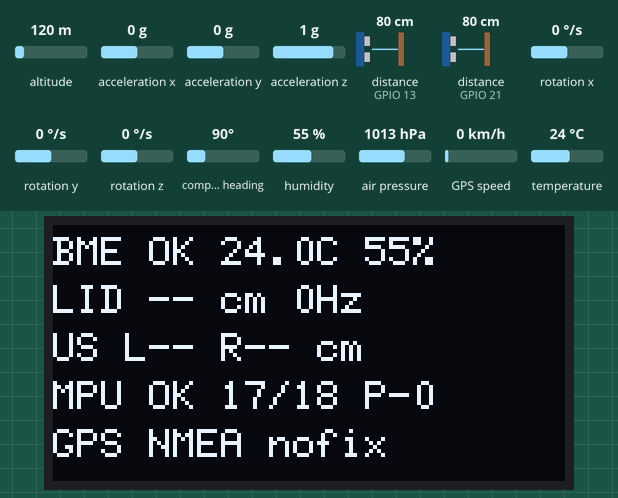
The sketch below on a simulated ESP32-S3. On the bench: 128×64 one-colour display. Wiring (inferred from the names in the program): 2 × ultrasonic range finder: trigger GPIO 7, echo GPIO 13 / trigger GPIO 47, echo GPIO 21. The inputs (shaded band) are chosen by the test bench; at power-on: distance to the obstacle (sensors on GPIO 13, GPIO 21) 80 cm, humidity 55 %, temperature 24 °C, acceleration x 0 g, altitude 120 m, acceleration y 0 g, acceleration z 1 g, rotation x 0 °/s, rotation y 0 °/s, rotation z 0 °/s, compass heading 90°, air pressure 1013 hPa, GPS speed 0 km/h. The echo pulse lasts 58.3 µs per cm; the GPS gets a fix after 3 s at 37.7749, -122.4194 with 8 satellites; what the sketch prints to the serial monitor is not drawn.

Above: at 3.0 s.
3.1 s: distance to the obstacle (sensor on GPIO 13) set to 2 cm
At 5.1 s:
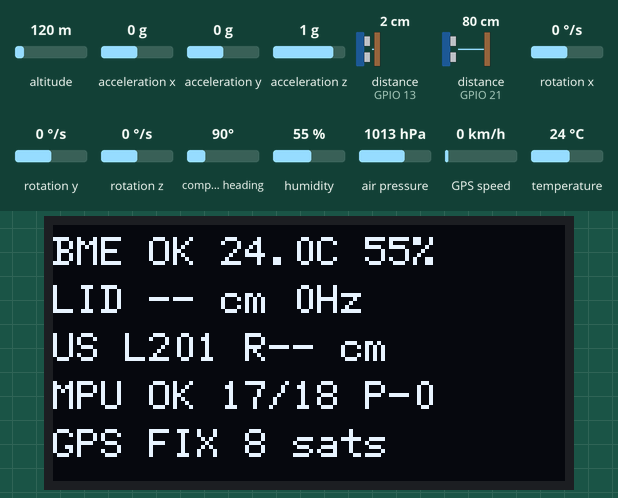
5.4 s: distance to the obstacle (sensor on GPIO 21) set to 2 cm
At 6.8 s:
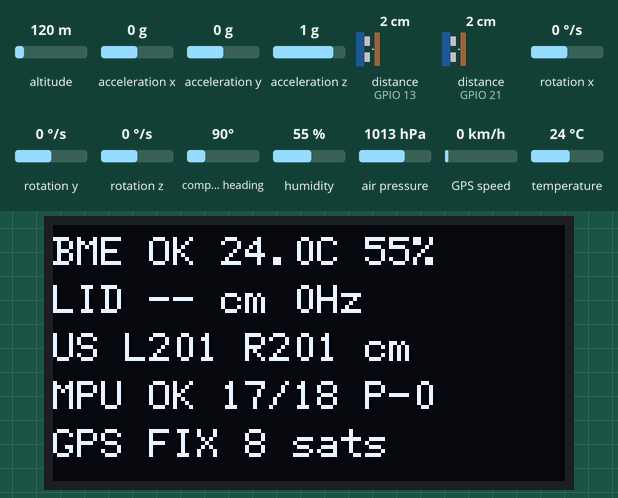
7.1 s: humidity set to 22 %
At 8.6 s:
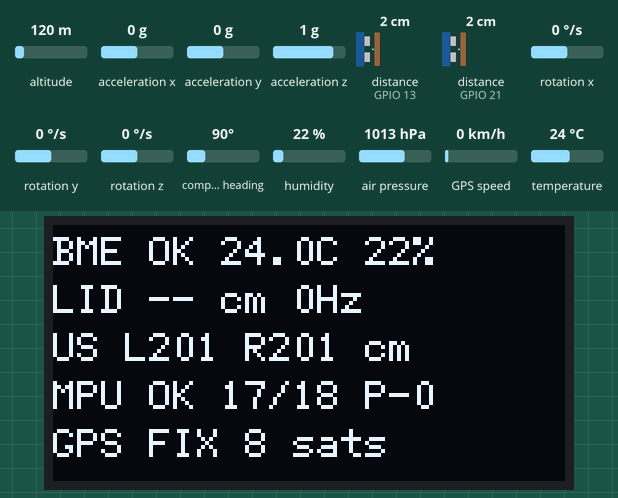
9.0 s: temperature set to 12 °C
At 10.4 s:
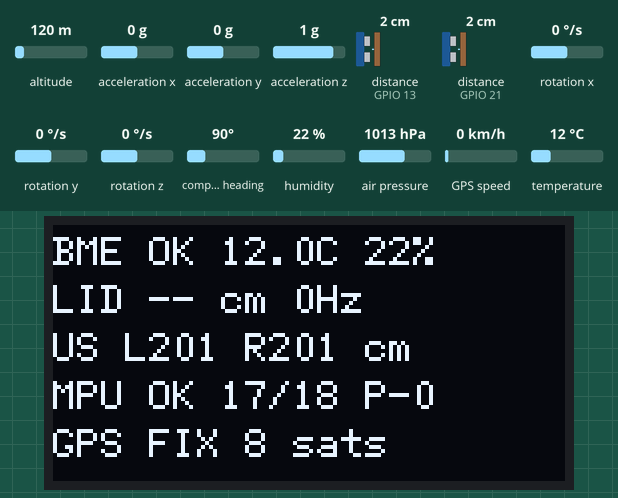
10.7 s: acceleration x set to -1.4 g
At 12.0 s:
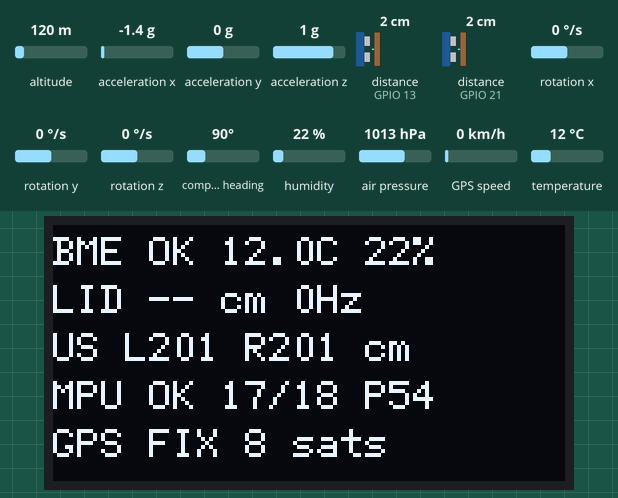
12.3 s: distance to the obstacle (sensor on GPIO 13) set to 4 cm
At 12.9 s:
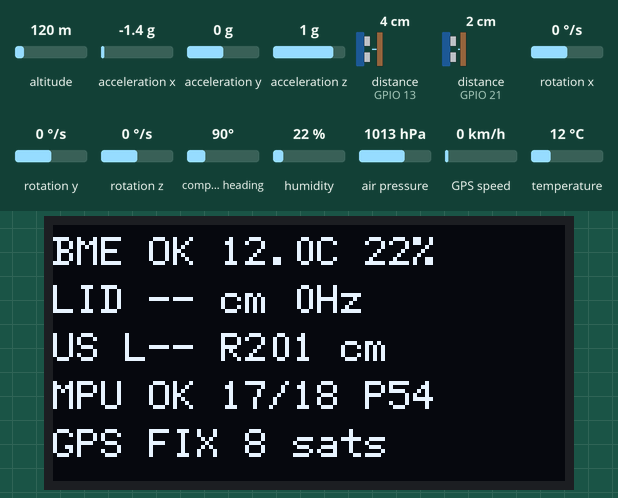
Timing chart, 0 to 14.9 s (numbered marks = the images above; inputs shaded):
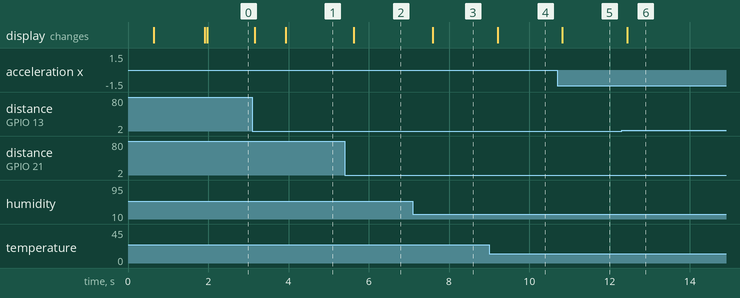

The sketch:

11_live_sensors.ino
```cpp
/*
  Live bench — every wired sensor except 24 GHz radar.
  GPS = UART2 GPIO15/16. LiDAR = UART0 silk RX/TX. Serial = USB-OTG CDC.
*/
#include <Arduino.h>
#include <Wire.h>
#include <HardwareSerial.h>
#include <Adafruit_BME280.h>
#include <Adafruit_MPU6050.h>
#include <Adafruit_Sensor.h>
#include <U8g2lib.h>
#include <TinyGPSPlus.h>
#include <math.h>
#include <string.h>

HardwareSerial Lidar(0);
HardwareSerial GpsUart(2);
TinyGPSPlus gps;
Adafruit_BME280 bme;
Adafruit_MPU6050 mpu;
U8G2_SH1106_128X64_NONAME_F_HW_I2C oled(U8G2_R0, U8X8_PIN_NONE);

static bool oled_ok = false, bme_ok = false, mpu_ok = false, lidar_ok = false;
static const char *mpu_bus_name = "nf";
static float lidar_m = NAN, lidar_raw_m = NAN;
static uint16_t lidar_st = 0;
static uint32_t lidar_hz = 0, lidar_frames = 0, lidar_hz_t = 0;
static float left_m = NAN, right_m = NAN;
static float t_c = NAN, rh = NAN, p_hpa = NAN;
static float pitch = NAN, roll = NAN;
static uint32_t gps_baud = 9600;
static uint32_t gps_chars_at_switch = 0;

static uint16_t med3(uint16_t a, uint16_t b, uint16_t c) {
  if (a > b) { uint16_t t = a; a = b; b = t; }
  if (b > c) { uint16_t t = b; b = c; c = t; }
  if (a > b) { uint16_t t = a; a = b; b = t; }
  return b;
}

static bool readTfminiLatest() {
  bool got = false;
  uint16_t cm = 0, st = 0;
  while (Lidar.available() >= 9) {
    if (Lidar.peek() != 0x59) { Lidar.read(); continue; }
    uint8_t b[9];
    if (Lidar.readBytes(b, 9) != 9) break;
    if (b[0] != 0x59 || b[1] != 0x59) continue;
    uint8_t sum = 0;
    for (int i = 0; i < 8; i++) sum += b[i];
    if (sum != b[8]) continue;
    cm = b[2] | (uint16_t)(b[3] << 8);
    st = b[4] | (uint16_t)(b[5] << 8);
    got = true;
  }
  if (!got) return false;

  lidar_raw_m = cm * 0.01f;
  lidar_st = st;
  lidar_frames++;
  /* No median — extra frames = lag. Show the newest valid sample. */
  if (cm < 2 || cm > 1200 || st < 20) {
    lidar_ok = false;
    return true;
  }
  lidar_m = cm * 0.01f;
  lidar_ok = true;
  return true;
}

static float pingUs(int trig, int echo) {
  digitalWrite(trig, LOW);
  delayMicroseconds(2);
  digitalWrite(trig, HIGH);
  delayMicroseconds(10);
  digitalWrite(trig, LOW);
  unsigned long us = pulseIn(echo, HIGH, 12000);  // ~2 m, must not stall LiDAR
  if (us == 0) return NAN;
  const float m = (us * 0.0343f) / 2.0f;
  if (m < 0.02f || m > 4.00f) return NAN;
  return m;
}

static float median3f(float a, float b, float c) {
  if (isnan(a) || isnan(b) || isnan(c)) return NAN;
  if (a > b) { float t = a; a = b; b = t; }
  if (b > c) { float t = b; b = c; c = t; }
  if (a > b) { float t = a; a = b; b = t; }
  return b;
}

static void sampleUs(float *out, int trig, int echo) {
  const float d = pingUs(trig, echo);
  static float lh0 = NAN, lh1 = NAN, lh2 = NAN;
  static float rh0 = NAN, rh1 = NAN, rh2 = NAN;
  float *h0, *h1, *h2;
  if (out == &left_m) { h0 = &lh0; h1 = &lh1; h2 = &lh2; }
  else { h0 = &rh0; h1 = &rh1; h2 = &rh2; }
  *h0 = *h1; *h1 = *h2; *h2 = d;
  const float med = median3f(*h0, *h1, *h2);
  *out = isnan(med) ? d : med;
}

static void feedGps() {
  while (GpsUart.available()) gps.encode(GpsUart.read());
}

static void maybeSwitchGpsBaud() {
  if (gps_baud != 9600) return;
  if (millis() < 4000) return;
  if (gps.charsProcessed() > gps_chars_at_switch) return;
  gps_baud = 38400;
  GpsUart.end();
  delay(20);
  GpsUart.begin(38400, SERIAL_8N1, 15, 16);
  Serial.println("GPS: no NMEA at 9600 — retry 38400");
}

static void drawOled() {
  if (!oled_ok) return;
  char line[24];
  oled.clearBuffer();
  oled.setFont(u8g2_font_6x12_tf);

  if (bme_ok) snprintf(line, sizeof(line), "BME OK %4.1fC %2.0f%%", t_c, rh);
  else snprintf(line, sizeof(line), "BME --  I2C 8/9");
  oled.drawStr(0, 10, line);

  if (lidar_ok) snprintf(line, sizeof(line), "LID %4dcm %uHz", (int)lroundf(lidar_m * 100.0f), (unsigned)lidar_hz);
  else snprintf(line, sizeof(line), "LID -- cm %uHz", (unsigned)lidar_hz);
  oled.drawStr(0, 22, line);

  char lbuf[8], rbuf[8];
  if (isnan(left_m)) strcpy(lbuf, "--");
  else snprintf(lbuf, sizeof(lbuf), "%d", (int)lroundf(left_m * 100.0f));
  if (isnan(right_m)) strcpy(rbuf, "--");
  else snprintf(rbuf, sizeof(rbuf), "%d", (int)lroundf(right_m * 100.0f));
  snprintf(line, sizeof(line), "US L%s R%s cm", lbuf, rbuf);
  oled.drawStr(0, 34, line);

  if (mpu_ok) snprintf(line, sizeof(line), "MPU OK %s P%.0f", mpu_bus_name, pitch);
  else snprintf(line, sizeof(line), "MPU --  SDA17 SCL18");
  oled.drawStr(0, 46, line);

  const bool gps_talk = gps.charsProcessed() > 20;
  if (gps.location.isValid()) {
    snprintf(line, sizeof(line), "GPS FIX %d sats", gps.satellites.value());
  } else if (gps_talk) {
    snprintf(line, sizeof(line), "GPS NMEA nofix");
  } else {
    snprintf(line, sizeof(line), "GPS --  TX15 RX16");
  }
  oled.drawStr(0, 58, line);
  oled.sendBuffer();
}

static bool mpuStart(TwoWire &bus, const char *name) {
  bus.setClock(100000);
  bus.setTimeOut(50);
  if (!(mpu.begin(0x68, &bus) || mpu.begin(0x69, &bus))) return false;
  mpu.setAccelerometerRange(MPU6050_RANGE_8_G);
  mpu.setGyroRange(MPU6050_RANGE_500_DEG);
  mpu.setFilterBandwidth(MPU6050_BAND_21_HZ);
  mpu_ok = true;
  mpu_bus_name = name;
  Serial.printf("MPU-6050 OK on %s\n", name);
  return true;
}

static void i2cDump(TwoWire &bus, const char *tag) {
  Serial.printf("I2C %s:", tag);
  int n = 0;
  for (uint8_t a = 0x08; a <= 0x77; a++) {
    bus.beginTransmission(a);
    if (bus.endTransmission() == 0) {
      Serial.printf(" 0x%02X", a);
      n++;
    }
  }
  if (!n) Serial.print(" (none)");
  Serial.println();
}

void setup() {
  Serial.begin(115200);
  Serial.setTxTimeoutMs(0);
  delay(500);
  Serial.println();
  Serial.println("=== SENSOR BENCH  no radar  ===");
  Serial.println("BME OLED US-L US-R LIDAR GPS  (MPU optional)");
  Serial.flush();

  pinMode(7, OUTPUT);   // left TRIG (wires swapped)
  pinMode(47, OUTPUT);  // right TRIG
  pinMode(13, INPUT);   // left ECHO
  pinMode(21, INPUT);   // right ECHO

  Lidar.setRxBufferSize(1024);
  Lidar.setTimeout(5);
  Lidar.begin(115200, SERIAL_8N1, 44, 43);
  delay(50);
  const uint8_t tf_on[] = {0x5A, 0x05, 0x07, 0x01, 0x67};
  const uint8_t hz100[] = {0x5A, 0x06, 0x03, 0x64, 0x00, 0xC7};
  const uint8_t tf_save[] = {0x5A, 0x04, 0x11, 0x6F};
  Lidar.write(tf_on, sizeof(tf_on));
  delay(20);
  Lidar.write(hz100, sizeof(hz100));
  delay(20);
  Lidar.write(tf_save, sizeof(tf_save));
  while (Lidar.available()) Lidar.read();

  GpsUart.setRxBufferSize(512);
  GpsUart.begin(9600, SERIAL_8N1, 15, 16);

  Wire.begin(8, 9);
  Wire.setClock(100000);
  Wire.setTimeOut(50);

  uint8_t oled_addr = 0x3C;
  Wire.beginTransmission(oled_addr);
  if (Wire.endTransmission() != 0) {
    oled_addr = 0x3D;
    Wire.beginTransmission(oled_addr);
    oled_ok = Wire.endTransmission() == 0;
  } else {
    oled_ok = true;
  }
  if (oled_ok) {
    oled.setI2CAddress(oled_addr << 1);
    oled.setBusClock(400000);
    oled.begin();
    oled.clearBuffer();
    oled.setFont(u8g2_font_6x12_tf);
    oled.drawStr(0, 12, "SENSOR CHECK");
    oled.drawStr(0, 26, "BME  LIDAR  US");
    oled.drawStr(0, 40, "MPU  GPS  OLED");
    oled.drawStr(0, 56, "watch 5 lines...");
    oled.sendBuffer();
    Serial.printf("OLED OK 0x%02X\n", oled_addr);
    delay(1200);
  } else {
    Serial.println("OLED not found");
  }

  bme_ok = bme.begin(0x76, &Wire) || bme.begin(0x77, &Wire);
  Serial.println(bme_ok ? "BME280 OK" : "BME280 not found");

  Wire1.begin(17, 18);
  Wire1.setClock(100000);
  Wire1.setTimeOut(50);
  i2cDump(Wire, "8/9");
  i2cDump(Wire1, "17/18");

  if (!mpuStart(Wire1, "17/18")) {
    if (!mpuStart(Wire, "8/9")) {
      Serial.println("MPU-6050 not found on 17/18 or 8/9");
    }
  }

  lidar_hz_t = millis();
}

void loop() {
  readTfminiLatest();
  uint8_t gps_n = 0;
  while (GpsUart.available() && gps_n < 48) {
    gps.encode(GpsUart.read());
    gps_n++;
  }
  maybeSwitchGpsBaud();

  const uint32_t now = millis();
  if (now - lidar_hz_t >= 1000) {
    lidar_hz = lidar_frames;
    lidar_frames = 0;
    lidar_hz_t = now;
  }

  static uint32_t us_t = 0;
  static bool ping_left = true;
  if (now - us_t >= 100) {
    us_t = now;
    if (ping_left) sampleUs(&left_m, 7, 13);
    else sampleUs(&right_m, 47, 21);
    ping_left = !ping_left;
    readTfminiLatest();
  }

  static uint32_t oled_t = 0;
  if (now - oled_t >= 70) {
    oled_t = now;
    drawOled();
  }

  static uint32_t env_t = 0;
  if (now - env_t >= 800) {
    env_t = now;
    if (bme_ok) {
      t_c = bme.readTemperature();
      rh = bme.readHumidity();
      p_hpa = bme.readPressure() / 100.0f;
    }
    if (mpu_ok) {
      sensors_event_t a, g, temp;
      mpu.getEvent(&a, &g, &temp);
      roll = atan2f(a.acceleration.y, a.acceleration.z) * 180.0f / PI;
      pitch = atan2f(-a.acceleration.x,
                     sqrtf(a.acceleration.y * a.acceleration.y + a.acceleration.z * a.acceleration.z)) *
              180.0f / PI;
    }
    Serial.printf(
        "STATUS oled=%d bme=%d lidar=%d usL=%.2f usR=%.2f "
        "T=%.2f RH=%.1f P=%.1f lidar_m=%.2f lidar_hz=%u str=%u "
        "gps_chars=%lu gps_valid=%d mpu=%d\n",
        oled_ok ? 1 : 0, bme_ok ? 1 : 0, lidar_ok ? 1 : 0,
        isnan(left_m) ? -1.0f : left_m, isnan(right_m) ? -1.0f : right_m,
        bme_ok ? t_c : NAN, bme_ok ? rh : NAN, bme_ok ? p_hpa : NAN,
        lidar_ok ? lidar_m : -1.0f, (unsigned)lidar_hz, lidar_st,
        (unsigned long)gps.charsProcessed(), gps.location.isValid() ? 1 : 0,
        mpu_ok ? 1 : 0);
  }
}
```

Measured:
- after the input at 3.1 s, the display: first changes after 0.06 s (image 1 shows a later state)
- after the input at 5.4 s, the display: changes after 0.22 s (image 2)
- after the input at 7.1 s, the display: changes after 0.49 s (image 3)
- after the input at 9.0 s, the display: changes after 0.21 s (image 4)
- after the input at 10.7 s, the display: changes after 0.12 s (image 5)
- after the input at 12.3 s, the display: changes after 0.14 s (image 6)
